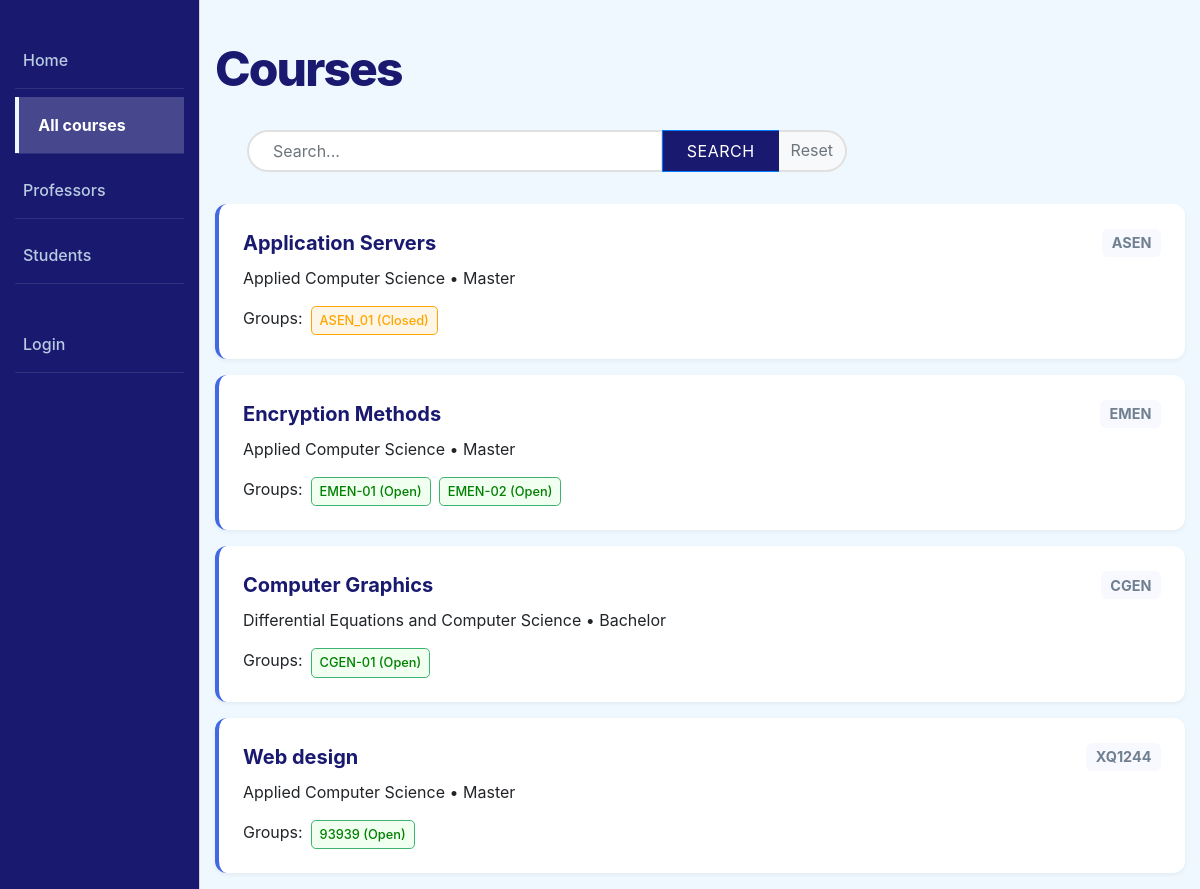
The page /catalog/courses/ on the database as committed earlier.
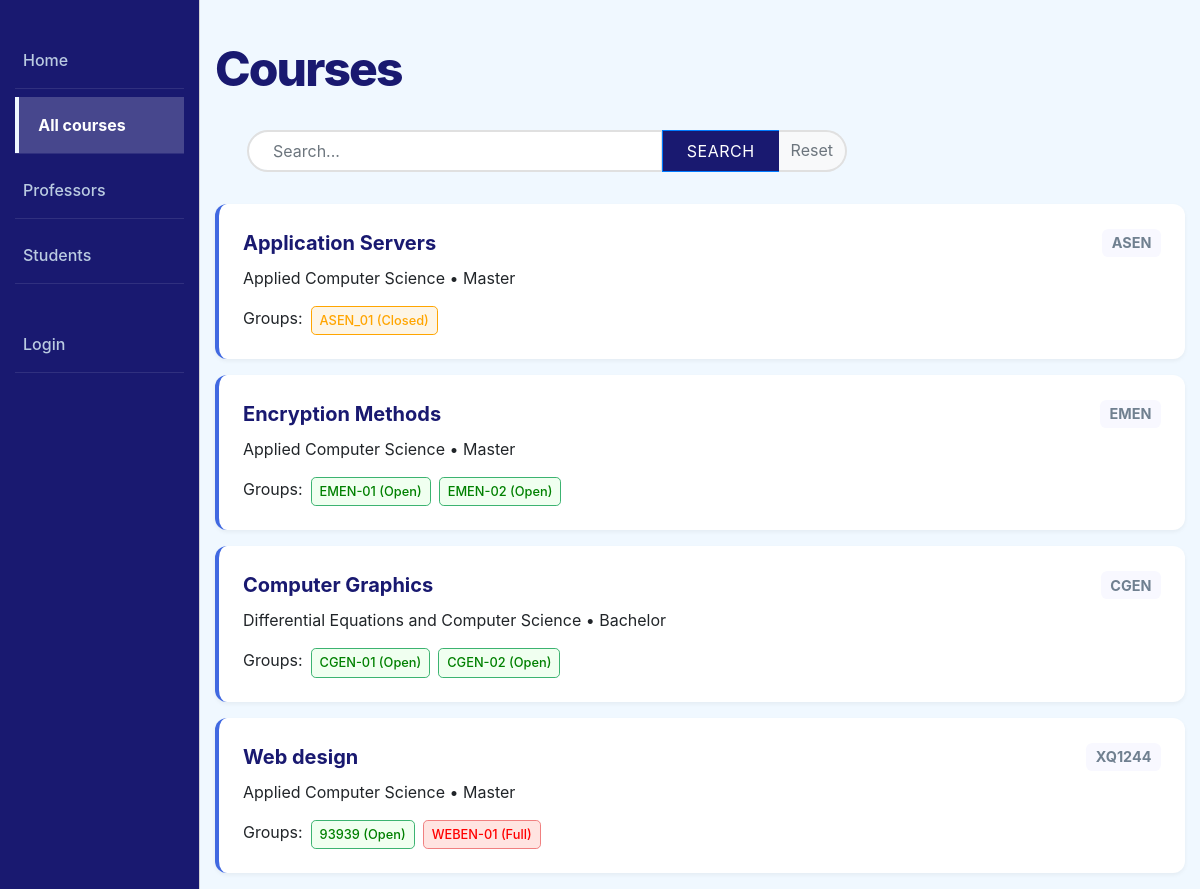
The same page on the database as committed later.
### catalog/models.py (models this page shows, shortened)
class Course(models.Model):
  course_code = models.CharField(verbose_name='Course Code', max_length=200, help_text='Enter the course code')
  title = models.CharField(verbose_name='Course Title', max_length=200, help_text='Enter the course title')
  description = models.TextField(verbose_name='Course Description', help_text='Enter the course description', blank=True)
  academic_level = models.ForeignKey('Level', on_delete=models.SET_NULL, null=True)
  department = models.ForeignKey('Department', on_delete=models.SET_NULL, null=True)
  topic = models.CharField(verbose_name='Course Topic', max_length=255, help_text='Enter the course topic', blank=True)
  visit_count = models.PositiveIntegerField(default=0)
  def get_absolute_url(self):
    return reverse('course-detail', args=[str(self.id)])

class Department(models.Model):
  name = models.CharField(verbose_name='Department Name', max_length=200, help_text='Enter the department name')
  building_location = models.CharField(verbose_name='Building Location', max_length=200, help_text='Enter the building location', blank=True)
  head_of_department = models.CharField(verbose_name='Head of Department', max_length=200, help_text='Enter the head of department')
  def __str__(self):
    return self.name

class Level(models.Model):
  name = models.CharField(max_length=200, help_text='Enter the level of study')
  def __str__(self):
    return self.name

class ClassGroup(models.Model):
  ENROLLMENT_STATUS_CHOICES = [
      ('OPEN', 'Open'),
      ('CLOSED', 'Closed'),
      ('FULL', 'Full'),
  ]
  class_id = models.CharField(verbose_name='Class Group ID', max_length=50, unique=True, help_text='Enter the class group ID')
  start_date = models.DateField(verbose_name='Start Date', blank=True, null=True)
  end_date = models.DateField(verbose_name='End Date', blank=True, null=True)
  status = models.CharField(verbose_name='Enrollment Status', max_length=20, choices=ENROLLMENT_STATUS_CHOICES, default='OPEN')
  course = models.ForeignKey(Course, on_delete=models.CASCADE, related_name='class_groups')
  schedule = models.CharField(verbose_name='Class Schedule', max_length=255, blank=True, help_text='Enter the class schedule (e.g., Mon/Wed/Fri 10:00-11:00)')
  maxStudents = models.IntegerField(verbose_name='Maximum Students', help_text='Enter the maximum number of students')
  profesor = models.ForeignKey(Profesor, on_delete=models.SET_NULL, null=True, related_name='classes')
  enrolled_students = models.ManyToManyField(Student, related_name='classes', blank=True)

### catalog/views.py (the view)
# urls.py: path('courses/', views.CourseListView.as_view(), name='courses'),
class CourseListView(generic.ListView):
    model = Course
    paginate_by = 10
    def get_queryset(self):
        queryset = super().get_queryset()
        query = self.request.GET.get('search')
        if query:
            queryset = queryset.filter(
                Q(title__icontains=query) | Q(course_code__icontains=query)
            )
        return queryset

### catalog/templates/catalog/course_list.html
{% extends "base_generic.html" %}
{% load static %}
{% block extra_css %}
  <link rel="stylesheet" href="{% static 'css/courses.css' %}">
{% endblock %}
{% block content %}
  <h1 class="main-title">Courses</h1>
  <div class="search-container">
  <form action="" method="get" class="input-group">
    <input type="text" name="search" class="form-control"
           placeholder="Search..." value="{{ request.GET.search }}">
    <div class="input-group-append">
      <button class="btn btn-primary" type="submit">Search</button>
      <a href="{{ request.path }}" class="btn btn-outline-secondary">Reset</a>
    </div>
  </form>
</div>
  {% if course_list %}
    <div class="course-container">
      {% for course in course_list %}
        <div class="course-card">
          <div class="course-header">
            <a href="{{ course.get_absolute_url }}" class="course-title">
              {{ course.title }}
            </a>
            <span class="course-code">{{ course.course_code }}</span>
          </div>
          <p class="course-info">
            {{ course.department }} • {{ course.academic_level }}
          </p>
          <div class="group-section">
            <span class="group-label">Groups:</span>
            {% with open_groups=course.class_groups.all %}
              {% if open_groups %}
                {% for group in open_groups %}
                  <span class="status-badge {{ group.status|lower }}">
                    {{ group.class_id }} ({{ group.status|title }})
                  </span>
                {% endfor %}
              {% else %}
                <span class="no-groups">No groups available</span>
              {% endif %}
            {% endwith %}
          </div>
        </div>
      {% endfor %}
    </div>
  {% else %}
    <p>No courses available.</p>
  {% endif %}
{% endblock %}

Rows that differ between the two databases and show on the page:
added ClassGroup: class_id "CGEN-02", status "Open", shown under Course "Computer Graphics"
added ClassGroup: class_id "WEBEN-01", status "Full", shown under Course "Web design"
